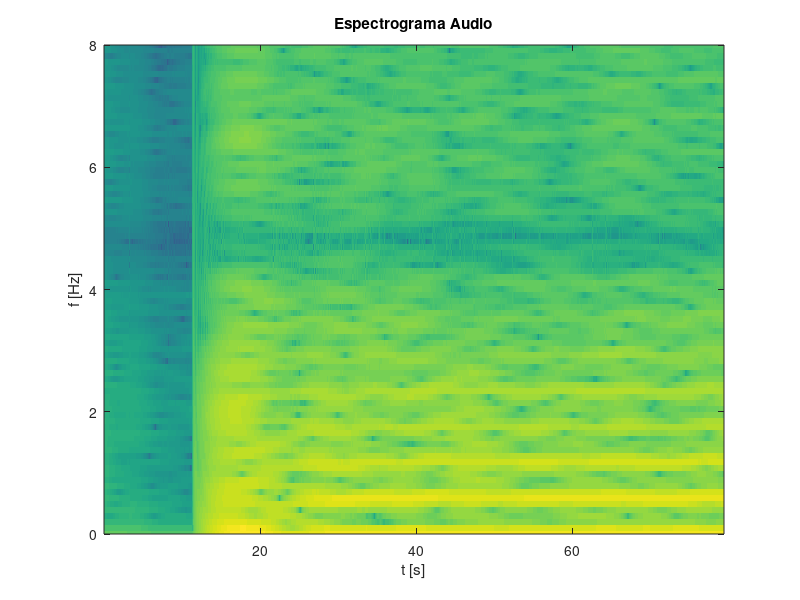

Write the MATLAB code that produced this figure.
clear all;

addpath('/usr/share/octave/packages/signal-1.3.2'); %incluye el specgram

load audio_det.mat;

frec_audio = fsa;
t_audio = 1/(2*pi*frec_audio); %tiempo muestreo audio
audio_length = length(xa_det);
N_muestras_audio = 4484;

v_frame_audio = 1: t_audio : ((audio_length-1)*t_audio);

large = 512;
window = hamming(large);

figure;

specgram(xa_det, 2^nextpow2(large), frec_audio, window, large-1);
ylim([0  8]);
title('Espectrograma Audio');
xlabel('t [s]');
ylabel('f [Hz]');

print -djpg imagenes/punto_9_espectograma_cardiometro.jpg; %Octave
grid minor;
 
